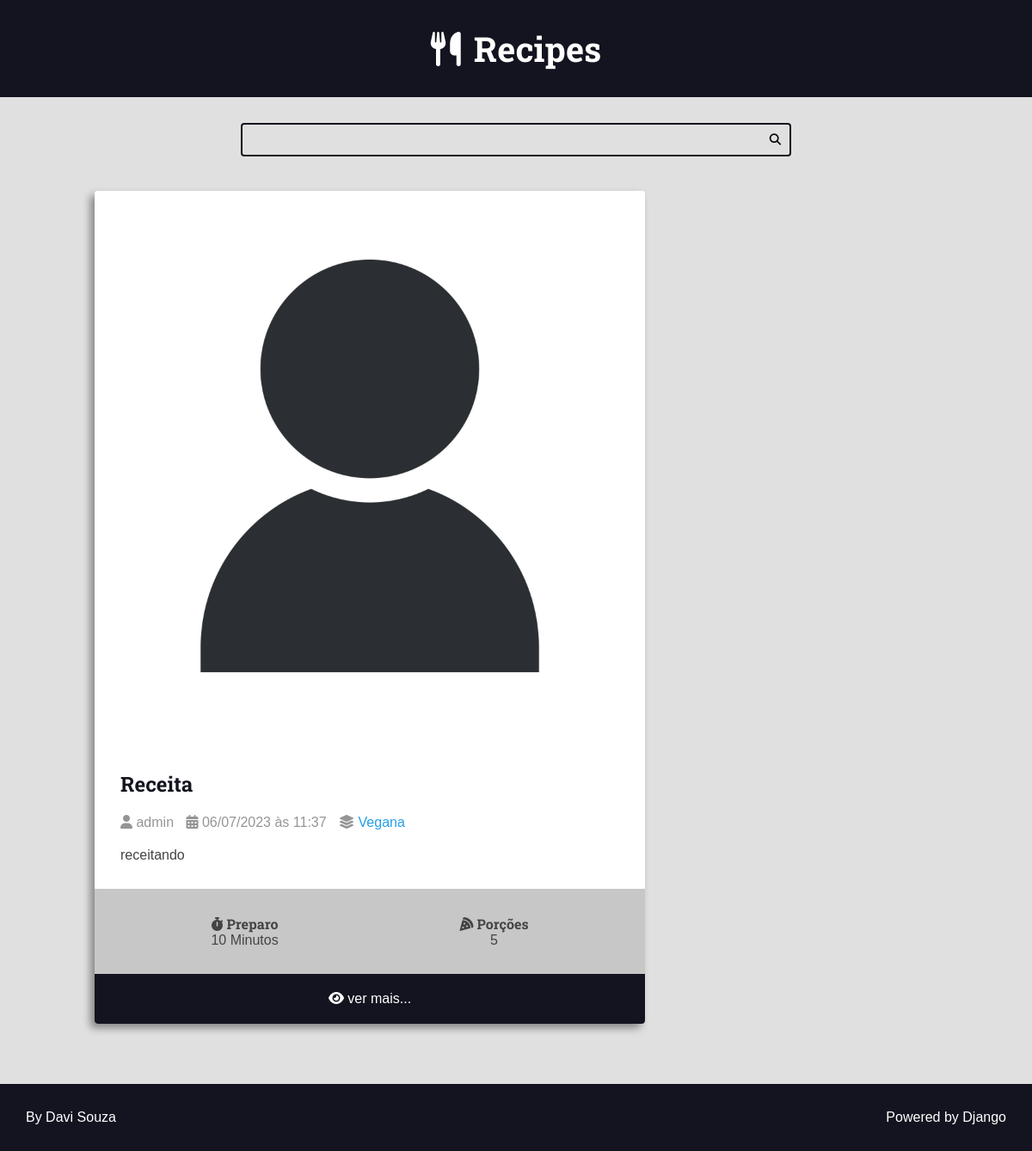
Page /recipes/category/3/ on the earlier database version.
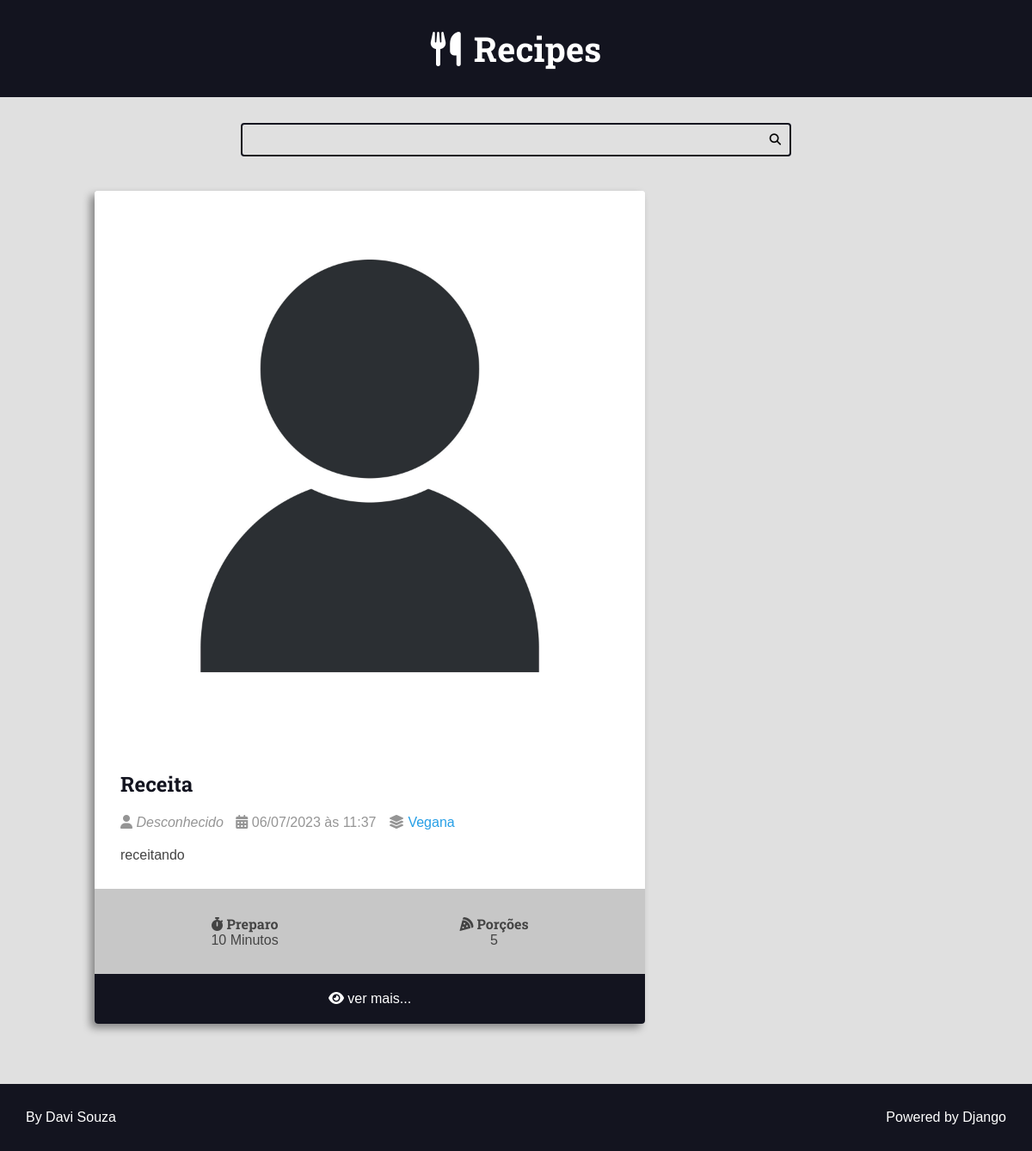
Same page on the later database version.
### recipes/models.py (models this page shows, shortened)
class Recipe(models.Model):
    title = models.CharField(max_length=65)
    description = models.CharField(max_length=165)
    slug = models.SlugField()
    preparation_time = models.IntegerField()
    preparation_time_unit = models.CharField(max_length=65)
    servings = models.IntegerField()
    servings_unit = models.CharField(max_length=65)
    preparation_steps = models.TextField()
    preparation_steps_is_html = models.BooleanField(default=False)
    created_at = models.DateTimeField(auto_now_add=True)
    updated_at = models.DateTimeField(auto_now=True)
    is_published = models.BooleanField(default=False)
    cover = models.ImageField(upload_to='recipes/covers/%Y/%m/%d/')
    category = models.ForeignKey(
        Category, on_delete=models.SET_NULL, null=True, blank=True, default=None)
    author = models.ForeignKey(
        User, on_delete=models.SET_NULL, null=True)

class Category(models.Model):
    name = models.CharField(max_length=65)

### recipes/views.py (the view)
# urls.py: path('recipes/category/<int:category_id>/',
def category(request, category_id):
    recipes = Recipe.objects.filter(
        category__id=category_id, is_published=True)
    if not recipes:
        response = render(request, 'recipes/pages/404_error.html')
        response.status_code = 404
        return response
    context = {'recipes': recipes,
               'title': f'{recipes.first().category.name} | ',
               }
    return render(request, 'recipes/pages/category.html', context)

### recipes/templates/recipes/pages/category.html (shortened to what this page needs)
{% extends 'global/base.html' %}
{% block content %}
    <div class="main-content main-content-list container">
        {% for recipe in recipes %}
            {% include '../partials/recipe-cards.html' %}
        {% endfor %}
    </div>
{% endblock content %}

### recipes/templates/recipes/partials/recipe-cards.html (shortened to what this page needs)
<div class="recipe recipe-list-item">
    <div class="recipe-cover">
        <a href="{% url 'recipes:recipe' recipe.id %}">
            <img src="{{recipe.cover.url}}" alt="Temp">
        </a>
    </div>
    <div class="recipe-title-container">
        <h2 class="recipe-title">
            <a href="{% url 'recipes:recipe' recipe.id %}">
                {{recipe.title}}
            </a>
        </h2>
    </div>
    <div class="recipe-author">
        <span class="recipe-author-item">
            <i class="fas fa-user"></i>
                {% if recipe.author is not None %}
                    {% if recipe.author.first_name %}
                        {{recipe.author.first_name}} {{recipe.author.last_name}}
                    {% else %}
                        {{recipe.author.username}}
                    {% endif %}
                {% else %}
                    <em>Desconhecido</em>
                {% endif %}
        </span>
        <span class="recipe-author-item">
            <i class="fas fa-calendar-alt"></i>
            {{recipe.created_at|date:"d/m/Y"}} às {{recipe.created_at|date:"H:i"}}
        </span>
        {% if recipe.category is not None %}
            <span class="recipe-author-item">
                <i class="fas fa-layer-group"></i>
                <span> <a href="{% url 'recipes:category' recipe.category.id %}"> {{recipe.category.name}} </a> </span>
            </span>
        {% endif %}
    </div>
    <div class="recipe-content">
        <p> {{recipe.description}} </p>
    </div>
    <div class="recipe-meta-container">
        <div class="recipe-meta recipe-preparation">
            <h3 class="recipe-meta-title"><i class="fas fa-stopwatch"></i> Preparo</h3>
            <div class="recipe-meta-text">
                {{recipe.preparation_time}} {{recipe.preparation_time_unit}}
            </div>
        </div>
        <div class="recipe-meta recipe-servings">
            <h3 class="recipe-meta-title"><i class="fas fa-pizza-slice"></i> Porções</h3>
            <div class="recipe-meta-text">
                {{recipe.servings}} {{recipe.preparation_servings_unit}}
            </div>
        </div>
    </div>
    {% if not is_detail_page %}
        <footer class="recipe-footer">
            <a class="recipe-read-more button button-dark button-full-width" href="{% url 'recipes:recipe' recipe.id%}">
                <i class="fas fa-eye"></i>
                <span>ver mais...</span>
            </a>
        </footer>
    {% endif %}
</div>

Differences in the rows shown:
changed Recipe "Receita": author.username "admin" → (not shown); now shows "Desconhecido"
